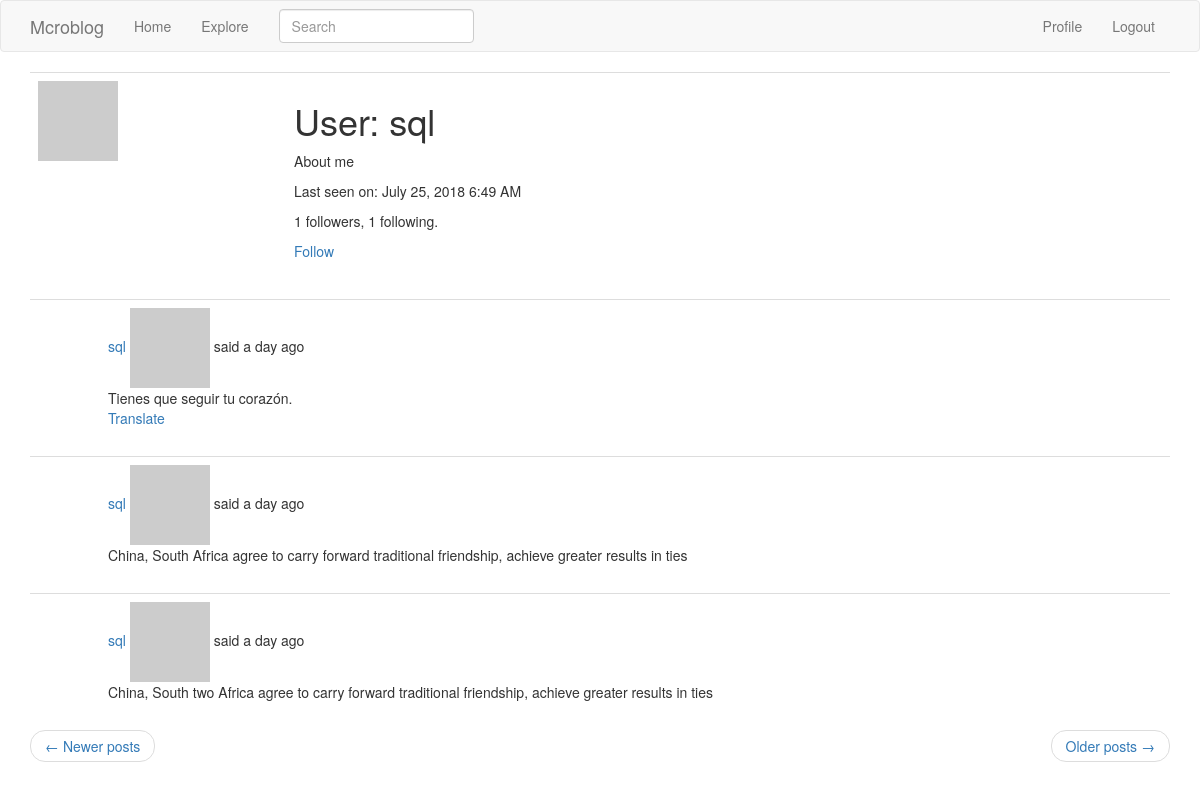
Page /user/sql?page=2 (signed in) on the committed database.
### app/models.py (models this page shows, shortened)
class User(UserMixin, db.Model):
    id = db.Column(db.Integer, primary_key=True)
    username = db.Column(db.String(64), index=True, unique=True)
    email = db.Column(db.String(120), index=True, unique=True)
    password_hash = db.Column(db.String(128))
    posts = db.relationship('Post', backref='author', lazy='dynamic')
    about_me = db.Column(db.String(140))
    last_seen = db.Column(db.DateTime, default=datetime.utcnow)
    followed = db.relationship(
        'User', secondary=followers,
        primaryjoin=(followers.c.follower_id == id),
        secondaryjoin=(followers.c.followed_id == id),
        backref=db.backref('followers', lazy='dynamic'),
        lazy='dynamic'
    )
    def is_following(self, user):
        return self.followed.filter(
            followers.c.followed_id == user.id).count() > 0
    def avatar(self, size):
        digest = md5(self.email.lower().encode('utf-8')).hexdigest()
        return 'https://www.gravatar.com/avatar/{}?d=identicon&s={}'.format(digest, size)

class SearchableMixin(object):
    @classmethod
    def before_commit(cls, session):
        session._changes = {
            'add': list(session.new),
            'update': list(session.dirty),
            'delete': list(session.deleted)
        }
    @classmethod
    def after_commit(cls, session):
        for obj in session._changes['add']:
            if isinstance(obj, SearchableMixin):
                add_to_index(obj.__tablename__, obj)
        for obj in session._changes['update']:
            if isinstance(obj, SearchableMixin):
                add_to_index(obj.__tablename__, obj)
        for obj in session._changes['delete']:
            if isinstance(obj, SearchableMixin):
                remove_from_index(obj.__tablename__, obj)
        session._changes = None

class Post(SearchableMixin, db.Model):
    __searchable__ = ['body']
    id = db.Column(db.Integer, primary_key=True)
    body = db.Column(db.String(140))
    timestamp = db.Column(db.DateTime, index=True, default=datetime.utcnow)
    user_id = db.Column(db.Integer, db.ForeignKey('user.id'))
    language = db.Column(db.String(5))

### app/main/routes.py (the view)
@bp.route('/user/<username>')
@login_required
def user(username):
    user = User.query.filter_by(username=username).first_or_404()
    page = request.args.get('page', 1, type=int)
    posts = user.posts.order_by(Post.timestamp.desc()).paginate(
        page, current_app.config['POSTS_PER_PAGE'], False)
    next_url = url_for('main.user', username=user.username,
                       page=posts.next_num) if posts.has_next else None
    prev_url = url_for('main.user', username=user.username,
                       page=posts.prev_num) if posts.has_prev else None
    return render_template('user.html', user=user, posts=posts.items,
                           next_url=next_url, prev_url=prev_url)

### app/main/forms.py
class SearchForm(FlaskForm):
    q = StringField(_l('Search'), validators=[DataRequired()])
    def __init__(self, *args, **kwargs):
        if 'formdata' not in kwargs:
            kwargs['formdata'] = request.args
        if 'csrf_enabled' not in kwargs:
            kwargs['csrf_enabled'] = False
        super(SearchForm, self).__init__(*args, **kwargs)

### app/main/routes.py (called while the page is built)
@bp.before_app_request
def before_request():
    if current_user.is_authenticated:
        current_user.last_seen = datetime.utcnow()
        db.session.commit()
        g.search_form = SearchForm()
    g.locale = str(get_locale())

### app/models.py (called while the page is built)
@login.user_loader
def load_user(id):
    return User.query.get(int(id))

### app/templates/user.html
{% extends "base.html" %}
{% block app_content %}
    <table class="table table-hover">
        <tr>
            <td width="256px"><img src="{{ user.avatar(256) }}"></td>
            <td>
                <h1>User: {{ user.username }}</h1>
                {% if user.about_me %}<p>{{ user.about_me }}</p>{% endif %}
                {% if user.last_seen %}<p>Last seen on: {{ moment(user.last_seen).format('LLL') }}</p>{% endif %}
                <p>{{ user.followers.count() }} followers, {{ user.followed.count() }} following.</p>
                {% if user == current_user %}
                    <p><a href="{{ url_for('main.edit_profile') }}">Edit your profile</a></p>
                {% elif not current_user.is_following(user) %}
                    <p><a href="{{ url_for('main.follow', username=user.username) }}">Follow</a></p>
                {% else %}
                    <p><a href="{{ url_for('main.unfollow', username=user.username) }}">Unfollow</a></p>
                {% endif %}
            </td>
        </tr>
    </table>
    {% for post in posts %}
        {% include '_post.html' %}
    {% endfor %}
    <nav aria-label="...">
        <ul class="pager">
            <li class="previous{% if not prev_url %} disabled{% endif %}">
                <a href="{{ prev_url or '#' }}">
                    <span aria-hidden="true">&larr;</span> Newer posts
                </a>
            </li>
            <li class="next{% if not next_url %} disabled{% endif %}">
                <a href="{{ next_url or '#' }}">
                    Older posts <span aria-hidden="true">&rarr;</span>
                </a>
            </li>
        </ul>
    </nav>
{% endblock %}

### app/templates/_post.html (shortened to what this page needs)
<table class="table table-hover">
    <tr>
        <td width="70px">
        </td>
        <td>
            <a href="{{ url_for('main.user', username=post.author.username) }}">
                {{ post.author.username }}
            </a>
            {{ _('%(username)s said %(when)s', username=user_link, when=moment(post.timestamp).fromNow()) }}
        <br>
            <span id="post{{ post.id }}">{{ post.body }}</span>
            {% if post.language and post.language != g.locale %}
                <br>
                <span id="translation{{ post.id }}">
                    <a href="javascript:translate(
                                                  '#post{{ post.id }}',
                                                  '#translation{{ post.id }}',
                                                  '{{ post.language }}',
                                                  '{{ g.locale }}');">{{ _('Translate') }}</a>
                </span>
            {% endif %}
        </td>
    </tr>
</table>

### rows in the picture
User: username "sql", about_me "About me", last_seen "July 25, 2018 6:49 AM"
Post: author.username "sql", body "Tienes que seguir tu corazón."
Post: author.username "sql", body "China, South Africa agree to carry forward traditional friendship, achieve greater results in ties"
Post: author.username "sql", body "China, South two Africa agree to carry forward traditional friendship, achieve greater results in ties"

### other values in the picture
{{ user.followers.count() }} "1"
{{ user.followed.count() }} "1"
